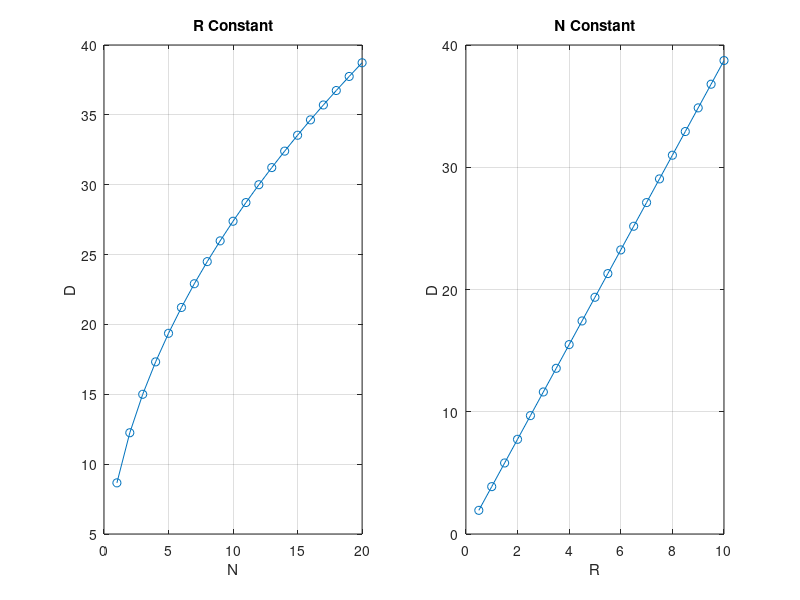
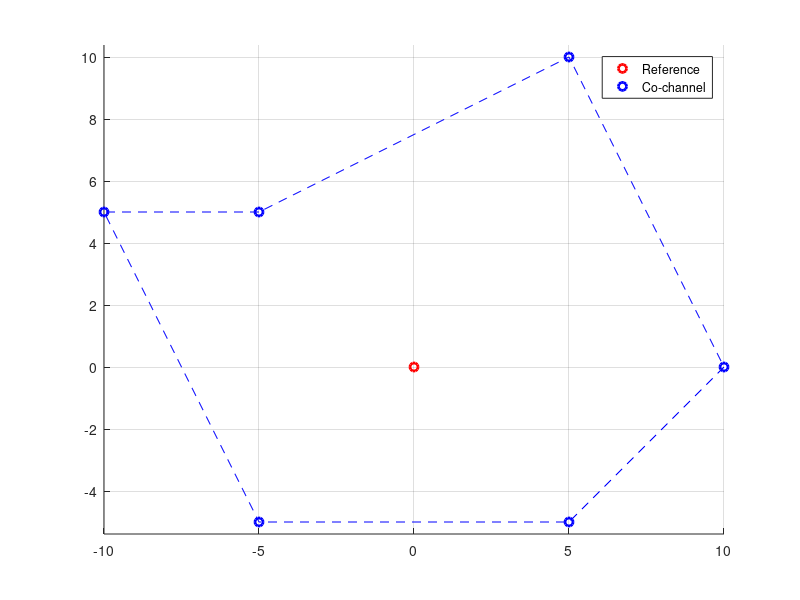

The MATLAB source for these figures, in order:
clc; clear; close all;
R = input('Enter constant R: ');
Nc = input('Enter constant N: ');
N = 1:20;
Rv = 0.5:0.5:10;
figure
subplot(1,2,1)
plot(N, sqrt(3*N)*R, '-o'); grid on
xlabel('N'); ylabel('D'); title('R Constant')
subplot(1,2,2)
plot(Rv, sqrt(3*Nc)*Rv, '-o'); grid on
xlabel('R'); ylabel('D'); title('N Constant')
i = input('Enter i: ');
j = input('Enter j: ');
N = i^2 + i*j + j^2;
disp(['Cluster size N = ', num2str(N)])
ref = [0 0];
co = [ i+j  j-i;
      i   -j;
     -j   -i;
    -i-j   i;
     -i    j;
      j   i+j ];
disp('Co-channel cells:')
disp(co)
figure; hold on
plot(0,0,'ro','LineWidth',2)
plot(co(:,1),co(:,2),'bo','LineWidth',2)
plot([co(:,1);co(1,1)],[co(:,2);co(1,2)],'b--')
axis equal; grid on
legend('Reference','Co-channel')
